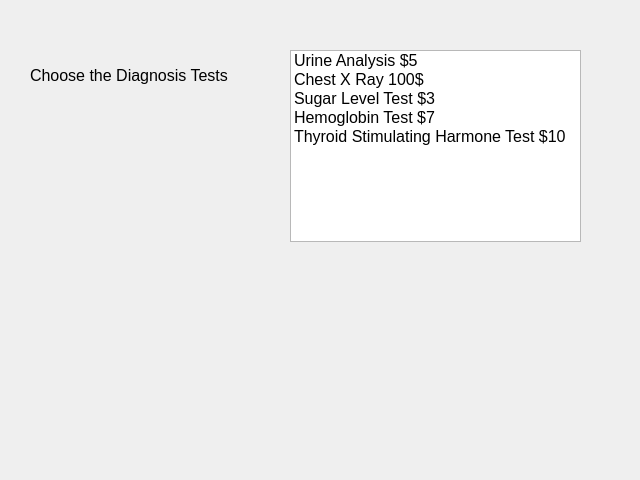
<?xml version="1.0" encoding="UTF-8"?>
<ui version="4.0">
 <class>Dialog</class>
 <widget class="QDialog" name="Dialog">
  <property name="geometry">
   <rect>
    <x>0</x>
    <y>0</y>
    <width>640</width>
    <height>480</height>
   </rect>
  </property>
  <property name="font">
   <font>
    <pointsize>12</pointsize>
   </font>
  </property>
  <property name="windowTitle">
   <string>Dialog</string>
  </property>
  <widget class="QLabel" name="label_2">
   <property name="geometry">
    <rect>
     <x>30</x>
     <y>60</y>
     <width>201</width>
     <height>31</height>
    </rect>
   </property>
   <property name="text">
    <string>Choose the Diagnosis Tests</string>
   </property>
  </widget>
  <widget class="QListWidget" name="listWidgetDiagnosis">
   <property name="geometry">
    <rect>
     <x>290</x>
     <y>50</y>
     <width>291</width>
     <height>192</height>
    </rect>
   </property>
   <item>
    <property name="text">
     <string>Urine Analysis $5</string>
    </property>
   </item>
   <item>
    <property name="text">
     <string>Chest X Ray 100$</string>
    </property>
   </item>
   <item>
    <property name="text">
     <string>Sugar Level Test $3</string>
    </property>
   </item>
   <item>
    <property name="text">
     <string>Hemoglobin Test $7</string>
    </property>
   </item>
   <item>
    <property name="text">
     <string>Thyroid Stimulating Harmone Test $10</string>
    </property>
   </item>
  </widget>
  <widget class="QLabel" name="labelTest">
   <property name="geometry">
    <rect>
     <x>60</x>
     <y>330</y>
     <width>531</width>
     <height>61</height>
    </rect>
   </property>
   <property name="text">
    <string/>
   </property>
  </widget>
 </widget>
 <resources/>
 <connections/>
</ui>
